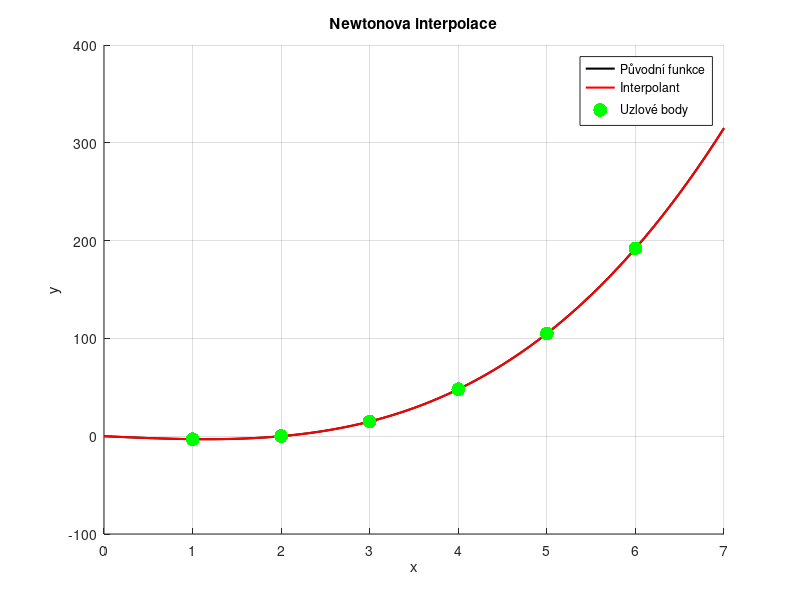
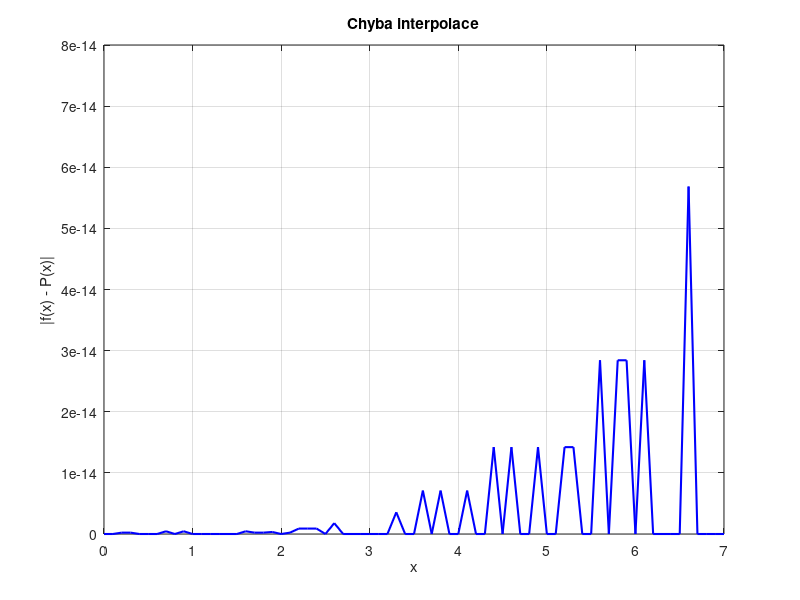

The MATLAB script that drew these images, in order:
clc;
clear;
close all;

% Interpolační polynomy (Lagrangeův tvar, Newtonův tvar, Hermitův polynom)

%% Definice funkce:
fh = @(x) x.^3 - 4*x;

x = [1 2 3 4 5 6];   % Uzlové body
y = fh(x);           % Hodnoty funkce v uzlech

x_f = 0:0.1:7;       % Hustší rozložení bodů pro vykreslení
y_f = fh(x_f);       % Skutečné hodnoty funkce
n = length(x);       % Počet uzlů
A = zeros(n, n);     % Inicializace tabulky rozdílových kvocientů

A(:, 1) = y';        % První sloupec je hodnota funkce v uzlech

%% Výpočet rozdílových kvocientů (Newtonova dopředná tabulka):
for j = 2:n
    for i = j:n
        A(i, j) = (A(i, j-1) - A(i-1, j-1)) / (x(i) - x(i-j+1));
    end
end

coefs = diag(A);  % Koeficienty polynomu z hlavní diagonály tabulky
P = zeros(1, length(x_f));  % Inicializace interpolovaného polynomu

%% Výpočet hodnot interpolovaného polynomu:
for k = 1:length(x_f)
    newton_term = 1;
    P(k) = coefs(1);
    for j = 2:n
        newton_term = newton_term * (x_f(k) - x(j-1));
        P(k) = P(k) + coefs(j) * newton_term;
    end
end

disp('Tabulka rozdílových kvocientů:');
disp(A);

%% Graf funkce a interpolovaného polynomu:
figure(1);
hold on;
plot(x_f, y_f, 'k', 'LineWidth', 1.5); % Původní funkce
plot(x_f, P, 'r', 'LineWidth', 1.5);   % Newtonův interpolant
scatter(x, y, 100, 'g', 'filled'); % Uzlové body
legend('Původní funkce', 'Interpolant', 'Uzlové body');
title('Newtonova interpolace');
xlabel('x');
ylabel('y');
grid on;
hold off;

%% Graf chyby interpolace:
figure(2);
plot(x_f, abs(y_f - P), 'b', 'LineWidth', 1.5);
title('Chyba interpolace');
xlabel('x');
ylabel('|f(x) - P(x)|');
grid on;
